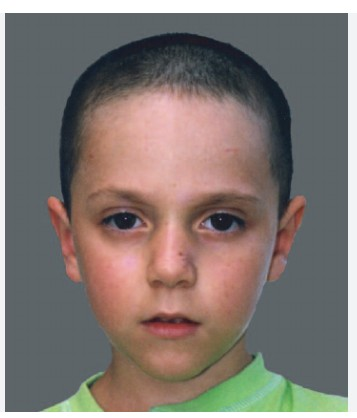
#> input picture test.jpg, 357 x 418 px
$ jupyter execute 'Real Time Face Detection using opencv-checkpoint.ipynb'
#> lines starting #> are read from the running program, lines starting #| are printed output that depends on the picture; after the words box and inside, x2 and y2 are one past the last pixel; in counts of white or black regions, pixels touching at a corner belong together
[cell 1]
import cv2

[cell 2]
# Load Haar Cascade for face detection
face_cascade = cv2.CascadeClassifier(cv2.data.haarcascades + 'haarcascade_frontalface_default.xml')

[cell 3]
img = cv2.imread('test.jpg')
#> img is the input picture: shape (418, 357, 3); mean B, G, R 114.3, 119.5, 129.5

[cell 4]
# Convert to grayscale
gray = cv2.cvtColor(img, cv2.COLOR_BGR2GRAY)
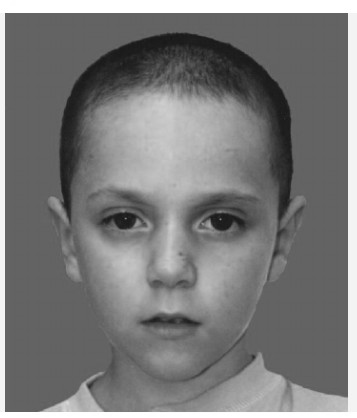
#> gray: shape (418, 357); min 22, max 255, mean 121.9

[cell 5]
# Detect faces
faces = face_cascade.detectMultiScale(gray, 1.3, 5)
#> faces = [[52, 119, 248, 248]]

[cell 6]
# Draw rectangles around faces
for (x, y, w, h) in faces:
    cv2.rectangle(img, (x, y), (x+w, y+h), (0, 255, 0), 2)
#> this loop made 1 pass
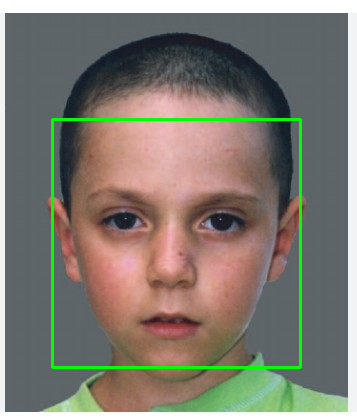
#> img: shape (418, 357, 3); 1.99% of pixels changed, all inside (x1, y1, x2, y2) = (51, 118, 302, 369)

$ run again, with face detection using open cv.jpg copied over test.jpg
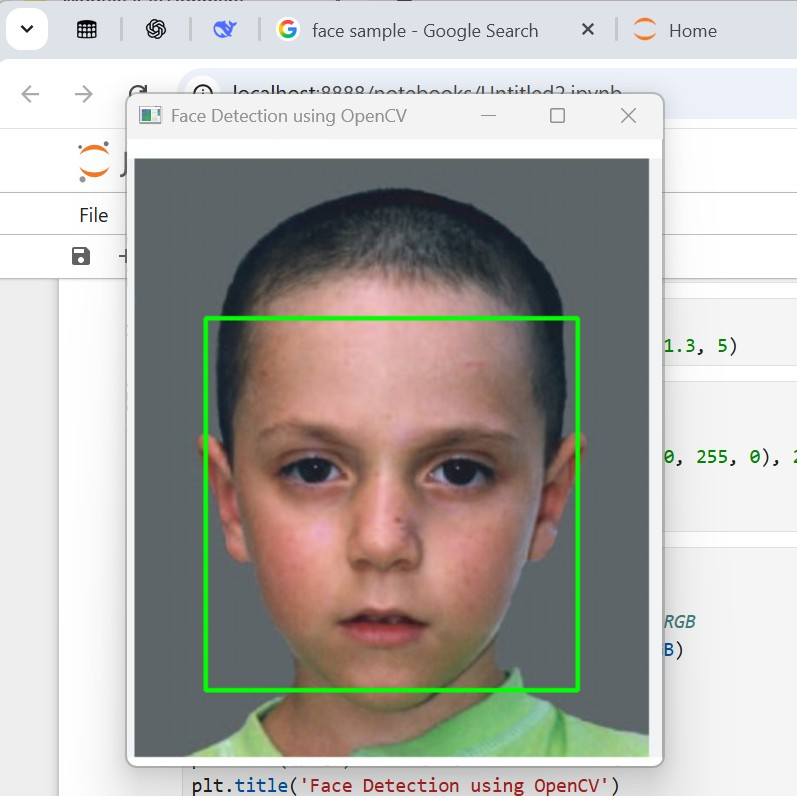
#> input picture face detection using open cv.jpg, 797 x 796 px
#> img is the input picture: shape (796, 797, 3); mean B, G, R 170.5, 175.3, 177.4
#> `gray = cv2.cvtColor(img, cv2.COLOR_BGR2GRAY)`:
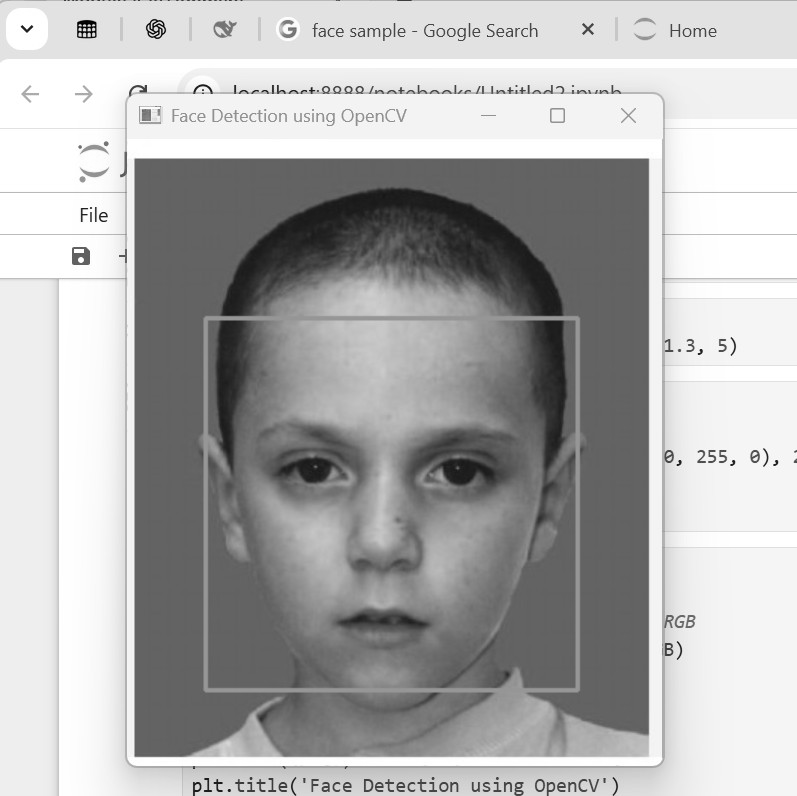
#> gray: shape (796, 797); min 0, max 255, mean 175.4
#> faces = [[196, 322, 385, 385]]
#> the loop `for (x, y, w, h) in faces:` made 1 pass
#> after the loop `for (x, y, w, h) in faces:`:
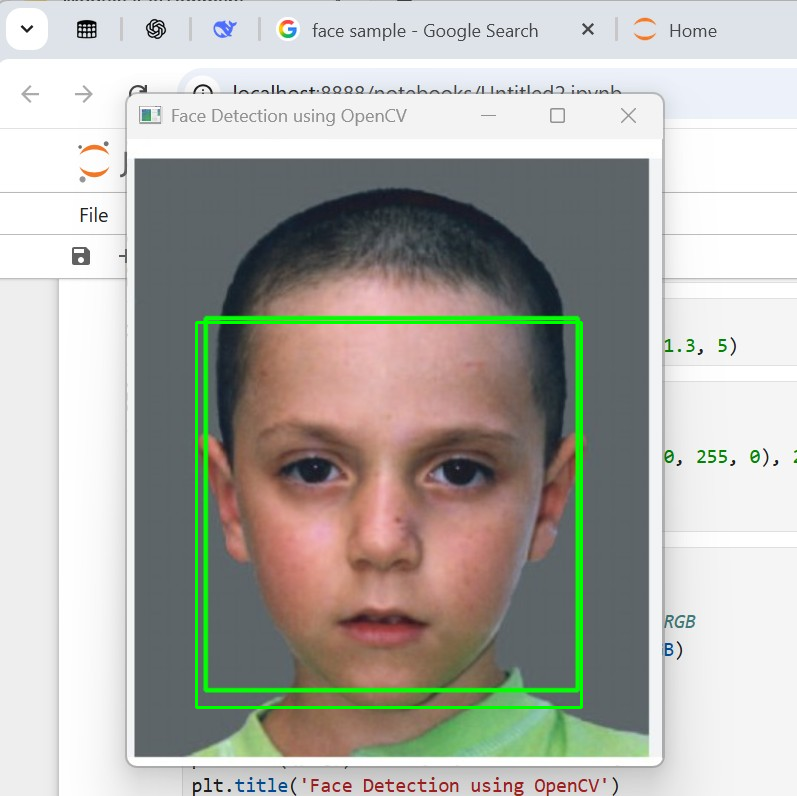
#> img: shape (796, 797, 3); 0.73% of pixels changed, all inside (x1, y1, x2, y2) = (195, 321, 583, 709)
